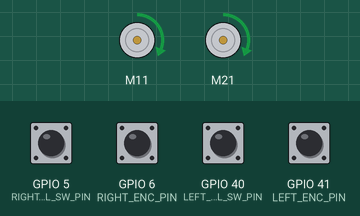
This sketch was run on a simulated ESP32-S3. Shown: 2 × DC motor (green arrow = forward, orange = backward, longer = faster). Inputs (shaded band) come from the test bench; at power-on: GPIO 5 (RIGHT_WHEEL_SW_PIN), GPIO 6 (RIGHT_ENC_PIN), GPIO 40 (LEFT_WHEEL_SW_PIN), GPIO 41 (LEFT_ENC_PIN) HIGH. What the sketch prints to the serial monitor is not drawn.

Above: at 0.1 s.
Timing chart, 0 to 1.6 s (numbered marks = the images above):
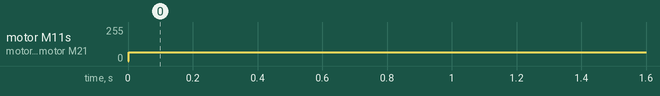

Measured:
- by itself, motor M11, motor M21: stopped → forward 64/255 at 0.00 s

The sketch:

4_ENCODER_READ.ino
```cpp
/*
  By Ranil Ganlath
  This is for testing the Roomba Encoders with a 3V Power Source. With the ESP32, any GPIO pin can be configured as the digital input pullup pin.
  Board: ESP32-S3-WROOM-1
  ESP32 GND - Motor Driver GND
  ESP32 11  - Motor Driver PWM 1 Input
  ESP32 13  - Motor Driver DIR 1 Input
  ESP32 21  - Motor Driver PWM 2 Input
  ESP32 19  - Motor Driver DIR 2 Input


  ESP32 41  - Motor Encoder Left Input (internal pullup)
  ESP32 40  - Wheel Drop Switch Left Input
  ESP32 6  - Motor Encoder Right Input (internal pullup)
  ESP32 5  - Wheel Drop Switch Right Input

  IDE Configuration:
  Arduino Board: ESP32S3 Dev Module
  Upload Speed: 921600
  USB Mode: Hardware CDC and JTAG
  USB CDC On Boot: Disabled
  USB Firmware MSC On Boot: Disabled
  USB DFU On Boot: Disabled
  Upload Mode: UART0/Hardware CDC
  CPU Freq: 240MHz
  Flash Mode: QIO 80MHz
  Flash Size: 4MB
  Parition Scheme: Default 4MB with spiffs
  Core Debug Level: None
  PSRAM: Disabled
  Arduino Runs On: Core 1
  Events Run On: Core 1
  Erash All Flash Before Sketch Upload: Disabled
  JTAG Adapter: Disabled
  Zigbee Mode: Disabled
*/

 #include "CytronMotorDriver.h"

// Configure the motor driver.
CytronMD motor1(PWM_DIR, 11, 13);  // PWM 1 = Pin 11, DIR 1 = Pin 13.
CytronMD motor2(PWM_DIR, 21, 19); // PWM 2 = Pin 21, DIR 2 = Pin 19.
#define LEFT_ENC_PIN 41
#define RIGHT_ENC_PIN 6
#define LEFT_WHEEL_SW_PIN 40
#define RIGHT_WHEEL_SW_PIN 5
// The setup routine runs once when you press reset.
void setup() {
  pinMode(LEFT_ENC_PIN, INPUT_PULLUP);
  pinMode(RIGHT_ENC_PIN, INPUT_PULLUP);
  pinMode(LEFT_WHEEL_SW_PIN, INPUT_PULLUP);
  pinMode(RIGHT_WHEEL_SW_PIN, INPUT_PULLUP);
  Serial.begin(115200);
  while(!Serial);
  Serial.println("started");
  motor1.setSpeed(64);   // Motor 1 runs forward at 25% speed.
  motor2.setSpeed(64);  // Motor 2 runs backward at 25% speed.
}


// The loop routine runs over and over again forever.
void loop() {
  Serial.println("Left Wheel Switch: " + String(digitalRead(LEFT_WHEEL_SW_PIN)) + "  Right Wheel Switch: "+ String(digitalRead(RIGHT_WHEEL_SW_PIN)));
  Serial.println("Left Encoder: " + String(digitalRead(LEFT_ENC_PIN)) + "  Right Encoder: "+ String(digitalRead(RIGHT_ENC_PIN)));
  Serial.println("");
  delay(500);
}
```
